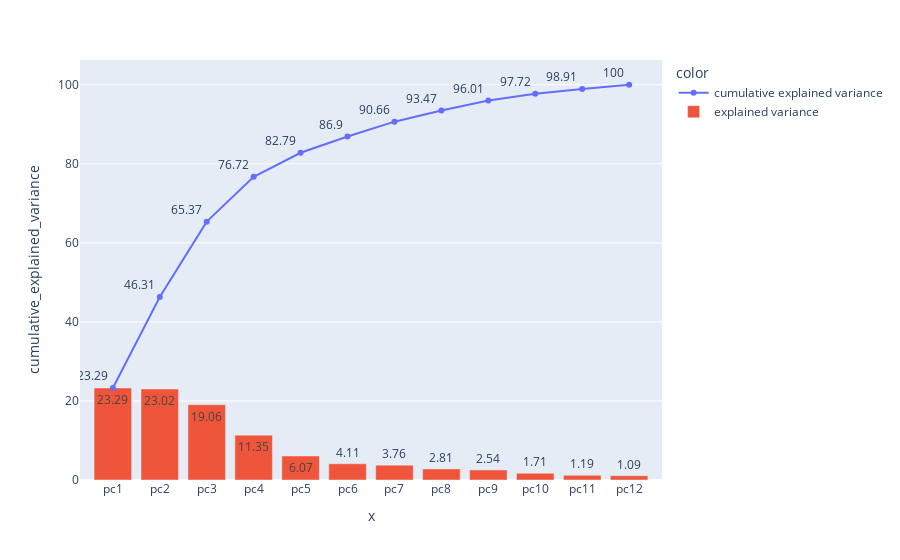

Here is the notebook cell this chart was saved with:
### Code cell
data.scree

### Figure 1 — Plotly figure (JSON) as saved in the notebook; plotly's stock layout.template omitted (floating-point values rounded to 4 significant figures)
{"data": [{"hovertemplate": "color=cumulative explained variance<br>x=%{x}<br>cumulative_explained_variance=%{text}<extra></extra>", "legendgroup": "cumulative explained variance", "line": {"color": "#636efa", "dash": "solid"}, "marker": {"symbol": "circle"}, "mode": "lines+text+markers", "name": "cumulative explained variance", "orientation": "v", "showlegend": true, "text": [23.29, 46.31, 65.37, 76.72, 82.79, 86.9, 90.66, 93.47, 96.01, 97.72, 98.91, 100], "textposition": "top left", "type": "scatter", "x": ["pc1", "pc2", "pc3", "pc4", "pc5", "pc6", "pc7", "pc8", "pc9", "pc10", "pc11", "pc12"], "xaxis": "x", "y": [23.29, 46.31, 65.37, 76.72, 82.79, 86.9, 90.66, 93.47, 96.01, 97.72, 98.91, 100], "yaxis": "y"}, {"name": "explained variance", "text": [23.29, 23.02, 19.06, 11.35, 6.07, 4.11, 3.76, 2.81, 2.54, 1.71, 1.19, 1.09], "type": "bar", "x": ["pc1", "pc2", "pc3", "pc4", "pc5", "pc6", "pc7", "pc8", "pc9", "pc10", "pc11", "pc12"], "y": [23.29, 23.02, 19.06, 11.35, 6.07, 4.11, 3.76, 2.81, 2.54, 1.71, 1.19, 1.09]}], "layout": {"legend": {"title": {"text": "color"}, "tracegroupgap": 0}, "margin": {"t": 60}, "xaxis": {"anchor": "y", "domain": [0, 1], "title": {"text": "x"}}, "yaxis": {"anchor": "x", "domain": [0, 1], "title": {"text": "cumulative_explained_variance"}}}}
